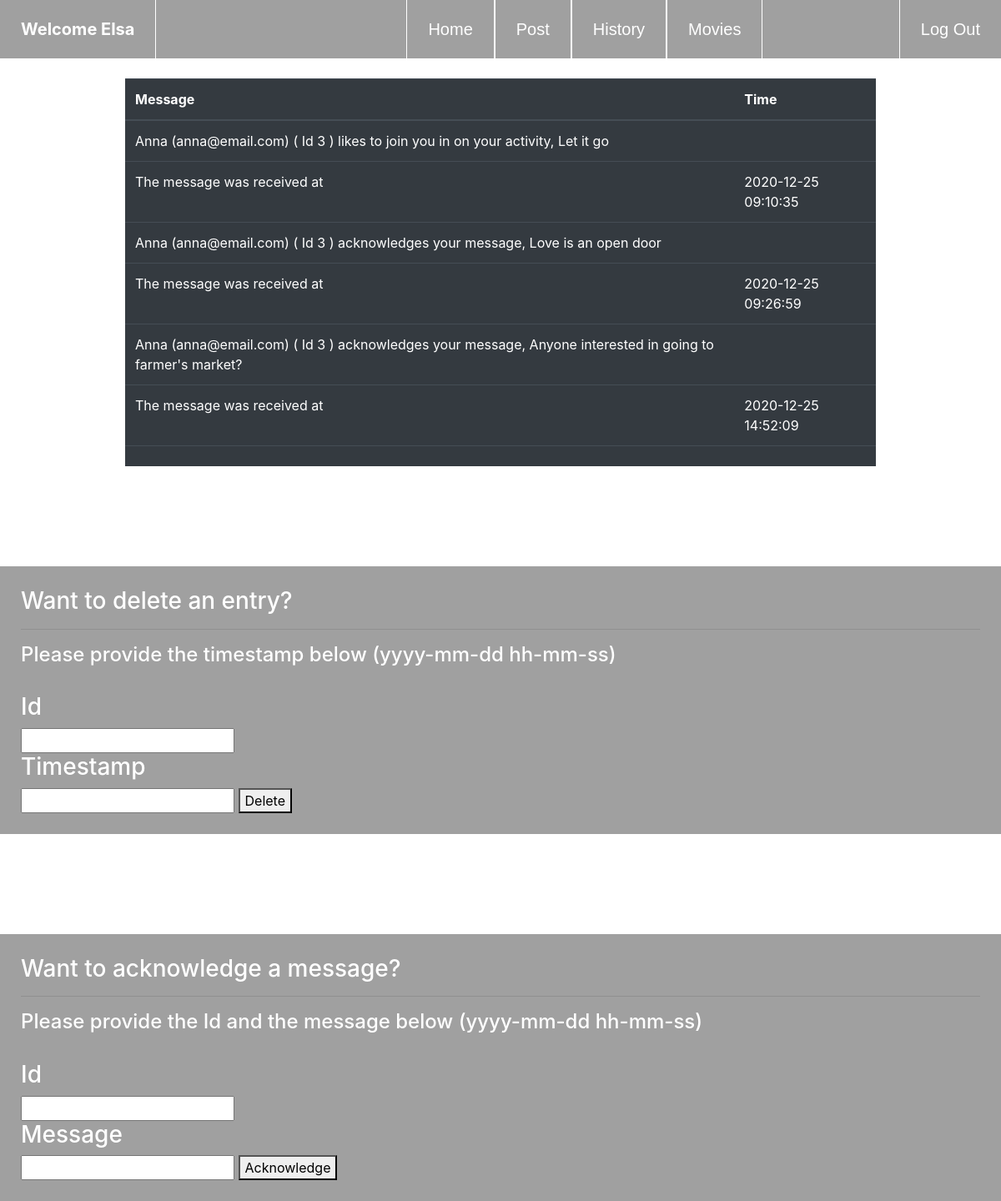
/inbox (signed in), run on the app's committed database.
### tables this page shows
CREATE TABLE 'users' ('id' integer PRIMARY KEY AUTOINCREMENT NOT NULL, 'name' varchar(255) NOT NULL, 'email' varchar(255) NOT NULL, 'password'  varchar(255) NOT NULL  );

CREATE TABLE 'inbox' ('from_user' varchar(255), 'to_user' varchar(255), 'message' varchar(255), 'time' varchar(255), 'from_name' varchar(255), 'from_email' varchar(255), 'ack' smallint);

### application.py (the view)
@app.route("/inbox", methods=["GET", "POST"])
@login_required
def inbox():
    if request.method == "GET":
        user = db.execute("SELECT * from users where id=:id", id = session["user_id"])
        name =user[0]["name"][0].upper() + user[0]["name"][1:].lower()
        rows = db.execute("SELECT * from inbox where to_user=:to_user", to_user=session["user_id"])
        return render_template("inbox.html", name=name, rows=rows)
    else:
        time = request.form.get("time")
        from_user = request.form.get("id")
        db.execute("DELETE from inbox where to_user=:to_user and from_user = :from_user and time=:time", to_user=session["user_id"], from_user=from_user, time=time)
        return redirect("/")

### application.py (called while the page is built)
def login_required(f):
    @wraps(f)
    def decorated_function(*args, **kwargs):
        if session.get("user_id") is None:
            return redirect("/login")
        return f(*args, **kwargs)
    return decorated_function

@app.after_request
def after_request(response):
    response.headers["Cache-Control"] = "no-cache, no-store, must-revalidate"
    response.headers["Expires"] = 0
    response.headers["Pragma"] = "no-cache"
    return response

### templates/inbox.html (shortened to what this page needs)
{% extends "layout.html" %}
{% block style %}
    <link rel="stylesheet" href="https://stackpath.bootstrapcdn.com/bootstrap/4.3.1/css/bootstrap.min.css">
{% endblock %}
{% block body %}
    <div class="links">
        <ul>
            <li class="indexnav" style="float: left;"><b>Welcome {{name}}</b></li>
            <li style="float: left; border-right: 1px solid white; margin-left: 25%;"><a href="/">Home</a></li>
            <li style="float: left; border-right: 1px solid white;"><a href="/post">Post</a></li>
            <li style="float: left; border-right: 1px solid white;"><a href="/history">History</a></li>
            <li style="float: left; border-right: 1px solid white;"><a href="/movies">Movies</a></li>
            <li><a href="/logout">Log Out</a></li>
        </ul>
    </div>
    <br>
    <div class="table2">
    <table class="table table-dark table-stripped">
        <thead>
            <tr>
                <th>Message</th>
                <th>Time</th>
            </tr>
        </thead>
        <tbody>
                {% for row in rows %}
                {% set name = row["from_name"]%}
                {% set message = row["message"] %}
                {% set time = row["time"] %}
                {% if row["ack"] == 0 %}
                    <tr>
                        <td>{{name}} ({{row["from_email"]}}) ( Id {{row["from_user"]}} ) likes to join you in on your activity, {{message}}</td>
                        <td></td>
                    </tr>
                {% else %}
                    <tr>
                        <td>{{name}} ({{row["from_email"]}}) ( Id {{row["from_user"]}} ) acknowledges your message, {{message}}</td>
                        <td></td>
                    </tr>
                {% endif %}
                    <tr>
                        <td>The message was received at</td>
                        <td>{{time}}</td>
                    </tr>
                {% endfor %}
        </tbody>
        <tfoot>
            <td colspan="1"></td>
            <td></td>
        </tfoot>
    </table>
    </div>
    <div style="background-color: #a0a0a0; margin-top: 120px; color: white; padding: 25px;">
        <h3>Want to delete an entry?</h3>
        <hr>
        <h4>Please provide the timestamp below (yyyy-mm-dd hh-mm-ss)</h4><br>
        <form action="/inbox" method="post">
            <h3>Id</h3>
            <input type="text" name="id">
            <h3>Timestamp</h3>
            <input type="text" name="time">
            <button type="submit">Delete</button>
        </form>
    </div>
    <div style="background-color: #a0a0a0; margin-top: 120px; color: white; padding: 25px;">
        <h3>Want to acknowledge a message?</h3>
        <hr>
        <h4>Please provide the Id and the message below (yyyy-mm-dd hh-mm-ss)</h4><br>
        <form action="/acknowledge" method="post">
            <h3>Id</h3>
            <input type="text" name="id">
            <h3>Message</h3>
            <input type="text" name="message">
            <button type="submit">Acknowledge</button>
        </form>
    </div>
{% endblock %}

### static/styles.css (style rules this page uses)
body { margin: 0; padding: 0; }
.links { background-color: #a0a0a0; }
.links ul { list-style-type: none; margin: 0; padding: 0; overflow: hidden; }
.links li { float: right; }
.links a { display: block; color: white; text-align: center; padding: 20px 25px; text-decoration: none; font-family: sans-serif; border-left: 1px solid #fff; font-size: 20px; }
.indexnav { display: block; padding: 20px 25px; text-align: center; color: white; border-right: 1px solid white; font-size: 20px }
.table2 { width: 75%; margin: auto; }

### data on the page
users: name "Elsa"
inbox: from_name "Anna", from_email "anna@email.com", from_user "3", message "Let it go", time "2020-12-25 09:10:35"
inbox: from_name "Anna", from_email "anna@email.com", from_user "3", message "Love is an open door", time "2020-12-25 09:26:59"
inbox: from_name "Anna", from_email "anna@email.com", from_user "3", message "Anyone interested in going to farmer's market?", time "2020-12-25 14:52:09"
